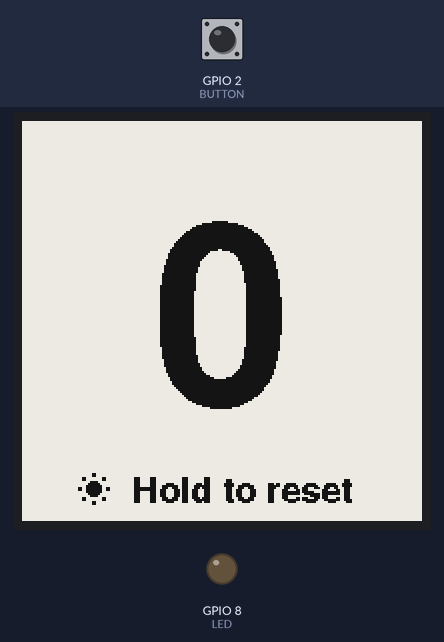
Bench run of a sketch on a simulated ESP32-S3. On the bench: 200×200 one-colour display, output pins drawn as LEDs (lit = HIGH). The inputs (shaded band) are chosen by the test bench; at power-on: GPIO 2 (BUTTON) HIGH. EEPROM starts erased; what the sketch prints to the serial monitor is not drawn.

Above: at 1.7 s.
1.8 s: GPIO 2 (BUTTON) pulled LOW for 0.15 s
At 3.7 s:
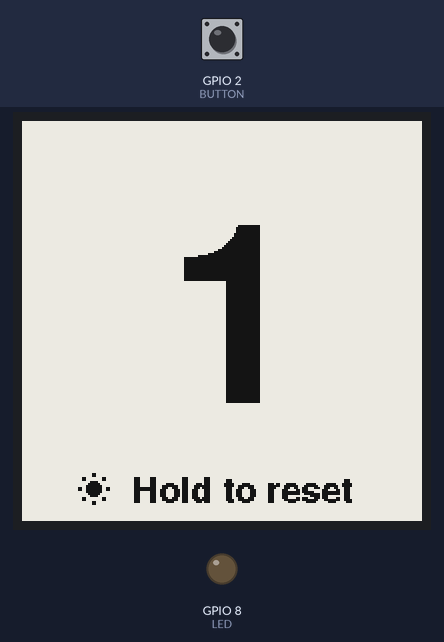
4.0 s: GPIO 2 (BUTTON) pulled LOW for 1 s
At 6.8 s:
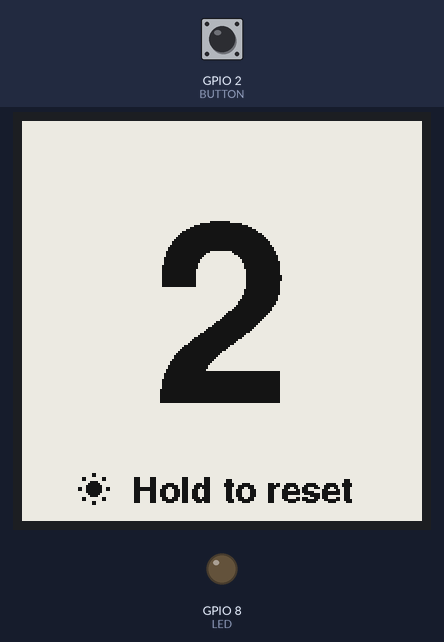
7.1 s: GPIO 2 (BUTTON) pulled LOW for 0.15 s
At 9.0 s:
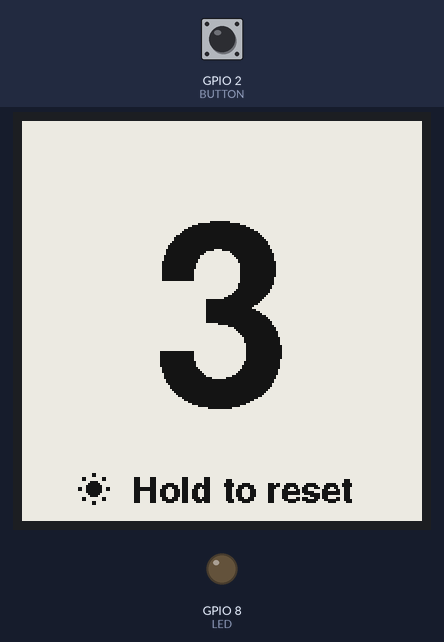
9.3 s: GPIO 2 (BUTTON) pulled LOW for 1 s
At 12.0 s:
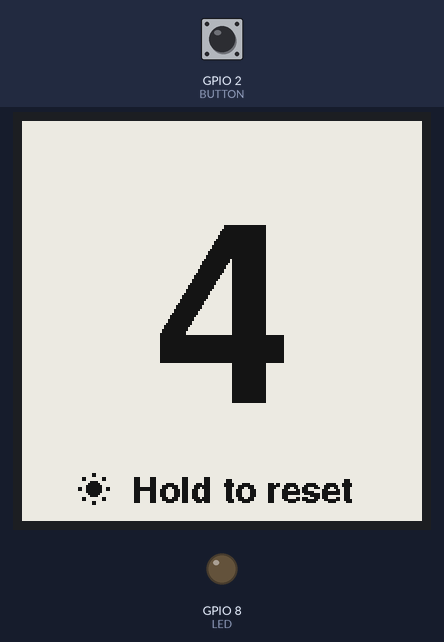
12.4 s: GPIO 2 (BUTTON) driven LOW
At 14.3 s:
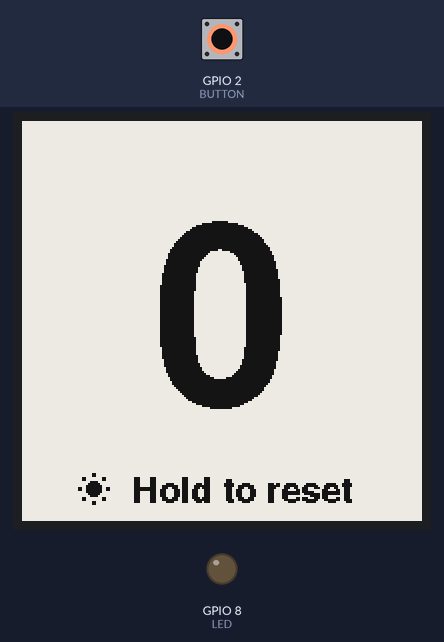
Timing chart, 0 to 15.8 s (numbered marks = the images above; inputs shaded):
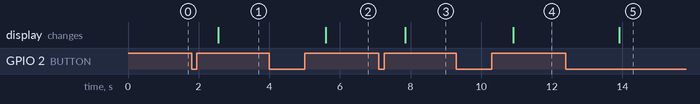

Measured:
- after the input at 1.8 s, the display: changes after 0.75 s (image 1)
- after the input at 4.0 s, the display: changes after 1.6 s (image 2)
- after the input at 7.1 s, the display: changes after 0.75 s (image 3)
- after the input at 9.3 s, the display: changes after 1.6 s (image 4)
- after the input at 12.4 s, the display: changes after 1.5 s (image 5)

The sketch:

epaper.ino
```cpp
#include <GxEPD2_BW.h>
#include <Fonts/FreeSansBold9pt7b.h>
#include <Fonts/FreeSans9pt7b.h>
#include <Fonts/FreeSansBold18pt7b.h>
#include "FreeSansBold64pt7b.h"
#include <U8g2_for_Adafruit_GFX.h>
#include <SPI.h>
#include <esp_sleep.h>
#include <Preferences.h>

#define DEBUG         false

// epaper interface
#define BUSY          5   // purple
#define RST           4   // salmon
#define DC            3   // white
#define CS            10  // blue
#define SCL           7   // green
#define SDA           6   // yellow

#define SCREEN_WIDTH  200
#define SCREEN_HEIGHT 200

#define FONT_SMALL    FreeSans9pt7b
#define FONT_MED      FreeSansBold9pt7b
#define FONT_BIG      FreeSansBold64pt7b

#define BUTTON        2
#define LED           8
#define STAYAWAKE     5

GxEPD2_BW<GxEPD2_154_D67, GxEPD2_154_D67::HEIGHT> display(GxEPD2_154_D67(CS, DC, RST, BUSY));
U8G2_FOR_ADAFRUIT_GFX u8g2Fonts;


Preferences prefs;
RTC_DATA_ATTR int count = 0;

const uint32_t              LONG_PRESS_TIME        = 1000000;
const bool                  RELEASED               = HIGH;
const bool                  PRESSED                = LOW;

// State variables
volatile bool               LongPressTriggered     = false;
volatile bool               buttonState            = RELEASED;
         int                buttonPressCount       = 0;

bool                        sleeping               = false;
         uint32_t           lastPaintTime          = 0;
volatile int                debounceCount          = 0;

volatile uint32_t           buttonPressTime        = 0;
volatile uint32_t           buttonPressCount_ISR   = 0;
volatile uint32_t           lastTriggerTime        = 0;
const    uint32_t           DEBOUNCE               = 60000;     // micro seconds

void IRAM_ATTR buttonISR() {
  uint32_t now = (uint32_t)esp_timer_get_time();
  uint32_t delta = now - lastTriggerTime;

  lastTriggerTime = now;

  if ( delta < DEBOUNCE) {return;}

  buttonPressTime = now;
  buttonPressCount_ISR = buttonPressCount_ISR + 1;
}

void setup() {

  if (DEBUG) Serial.begin(115200);

  pinMode(LED, OUTPUT);
  pinMode(BUTTON, INPUT_PULLUP);

  if (esp_sleep_get_wakeup_cause() == ESP_SLEEP_WAKEUP_GPIO) {
    if (DEBUG) Serial.printf("Wake on button press\n");

    uint32_t now = micros();

    // simulate the button press ISR when waking from sleep (as ISR doesn't trigger)
    buttonState = PRESSED;
    buttonPressTime = now;
    LongPressTriggered = false;
    sleeping = false;

    // wait for debounce to settle down
    delay(50);
  }
  else {
    buttonState = RELEASED;
    buttonPressTime = 0;
  }

  attachInterrupt(digitalPinToInterrupt(BUTTON), buttonISR, FALLING);

  prefs.begin("storage", true);       // read-only: true
  count = prefs.getInt("count", 0);   // 0 if does not exist
  prefs.end();

  SPI.begin(SCL, -1, SDA, CS);
  display.init(115200, false);
  display.setPartialWindow(1, 1, 200, 200);

  u8g2Fonts.begin(display);

  paint("SETUP");
}


void paint(const char *mesg) {

  int16_t x1, y1;
  uint16_t w, h;

  Serial.print("paint: ");
  Serial.printf("count: %d, bounce: %d ", count, debounceCount);
  Serial.printf("mesg: %s ", mesg);
  Serial.printf("\n");
  // return;

  display.setRotation(1);  // Landscape
  display.setPartialWindow(0, 0, 200, 200);
  display.setTextColor(GxEPD_BLACK);

  display.firstPage();
  do {
    display.setFont(&FONT_MED);
    display.setTextSize(1.0);
    display.getTextBounds("Hold to Zero", 0, 0, &x1, &y1, &w, &h);
    display.setCursor((SCREEN_WIDTH - w) / 2 +8, 190);
    display.print("Hold to reset");

    u8g2Fonts.setFont(u8g2_font_open_iconic_weather_2x_t);
    u8g2Fonts.setForegroundColor(GxEPD_BLACK);
    u8g2Fonts.setBackgroundColor(GxEPD_WHITE);
    if (sleeping) {
      u8g2Fonts.drawUTF8(28, 192, "\x42"); // sun
    } else {
      u8g2Fonts.drawUTF8(28, 192, "\x45"); // moon
    }

    display.setFont(&FONT_BIG);
    display.getTextBounds(String(count), 0, 0, &x1, &y1, &w, &h);
    display.setCursor((SCREEN_WIDTH - w) / 2 - x1, 140);
    display.print(count);

  } while (display.nextPage());

  display.hibernate();

  lastPaintTime = (uint32_t)esp_timer_get_time();
}

void loop() {

  noInterrupts();
    uint32_t buttonPressTimeSample = buttonPressTime;
  interrupts();

  uint32_t now = esp_timer_get_time();

  // long press
  if (true && digitalRead(BUTTON) == PRESSED && (now - buttonPressTimeSample) > LONG_PRESS_TIME) {

    buttonPressCount = 0;
    if (count != 0) {
      count = 0;
      paint("LONG");
    }

    // wait for the release and ignore it
    while(digitalRead(BUTTON) == PRESSED) {
      // wait
    }

    delay(59);

    noInterrupts();
      buttonPressCount = 0;
      buttonPressCount_ISR = 0;
    interrupts();
  }


  // short press
  noInterrupts();
    buttonPressCount += buttonPressCount_ISR;
    buttonPressCount_ISR = 0;
  interrupts();

  if (digitalRead(BUTTON) == RELEASED && buttonPressCount > 0) {

    delay(100);
    if (digitalRead(BUTTON) == RELEASED) {
      buttonPressCount --;
      count ++;
      paint("SHORT");
    }
  }

  /*
  if (false && (now - lastPaintTime) > 5000000 && count != STAYAWAKE) {

    prefs.begin("storage", false);    // Read-Only: false (ie writable)
    prefs.putInt("count", count);
    prefs.end();

    sleeping = true;
    paint("SLEEP");

    // if activity during the previous paint() don't sleep and re-paint();

    // esp_deep_sleep_enable_gpio_wakeup(1ULL << BUTTON, ESP_GPIO_WAKEUP_GPIO_LOW);
    // esp_deep_sleep_start();
  }
  */

}
```

Source omitted: sBold64pt7b.h (data table, 362791 bytes)
